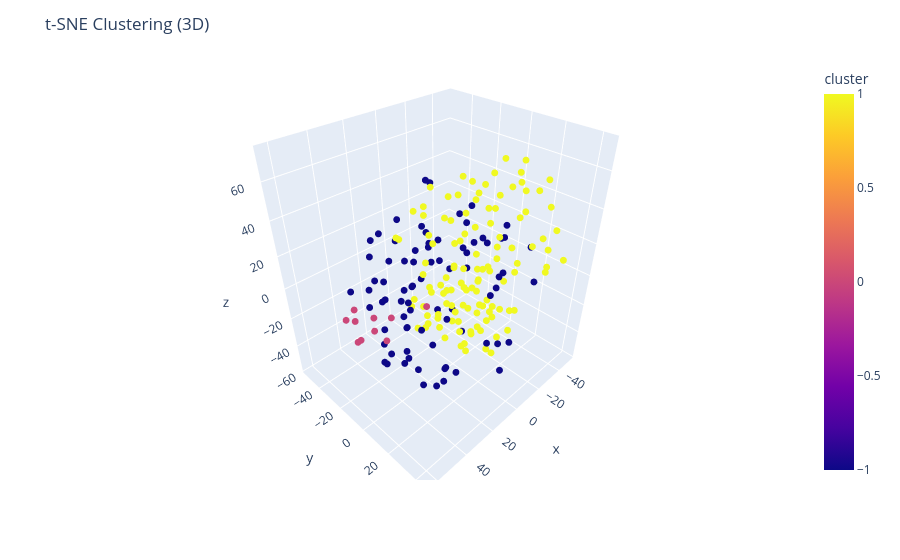

Notebook source saved alongside this figure:
### Code cell
plot_clustering(reduced_embeddings, dbscan_labels, dims=3, texts=interruptions)

### Figure 1 — Plotly figure (JSON) as saved in the notebook; plotly's stock layout.template omitted (floating-point values rounded to 4 significant figures; data arrays with more than 128 entries replaced by an {"elided": "..."} marker saying what was removed)
{"data": [{"hovertemplate": "<b>%{hovertext}</b><br><br>x=%{x}<br>y=%{y}<br>z=%{z}<br>cluster=%{marker.color}<extra></extra>", "hovertext": {"elided": "206 str values"}, "legendgroup": "", "marker": {"color": {"elided": "206 int values"}, "coloraxis": "coloraxis", "size": 4, "symbol": "circle"}, "mode": "markers", "name": "", "scene": "scene", "showlegend": false, "type": "scatter3d", "x": {"elided": "206 float values"}, "y": {"elided": "206 float values"}, "z": {"elided": "206 float values"}}], "layout": {"coloraxis": {"colorbar": {"title": {"text": "cluster"}}, "colorscale": [[0, "#0d0887"], [0.1111, "#46039f"], [0.2222, "#7201a8"], [0.3333, "#9c179e"], [0.4444, "#bd3786"], [0.5556, "#d8576b"], [0.6667, "#ed7953"], [0.7778, "#fb9f3a"], [0.8889, "#fdca26"], [1, "#f0f921"]]}, "legend": {"tracegroupgap": 0}, "margin": {"t": 60}, "scene": {"domain": {"x": [0, 1], "y": [0, 1]}, "xaxis": {"title": {"text": "x"}}, "yaxis": {"title": {"text": "y"}}, "zaxis": {"title": {"text": "z"}}}, "title": {"text": "t-SNE Clustering (3D)"}}}
